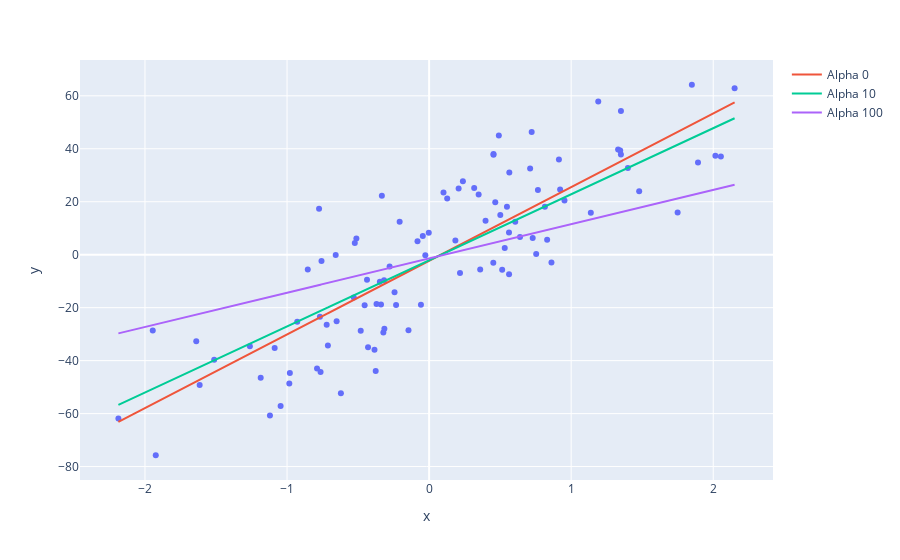

Notebook source saved alongside this figure:
### Code cell
import plotly.graph_objects as go
fig = px.scatter(x= x.ravel(), y=y.ravel())
fig.add_trace(go.Line(x=x.ravel(), y=lr.predict(x), name="Alpha 0"))
fig.add_trace(go.Line(x=x.ravel(), y=rr.predict(x), name="Alpha 10"))
fig.add_trace(go.Line(x=x.ravel(), y=rr1.predict(x), name="Alpha 100"))
fig.show()
